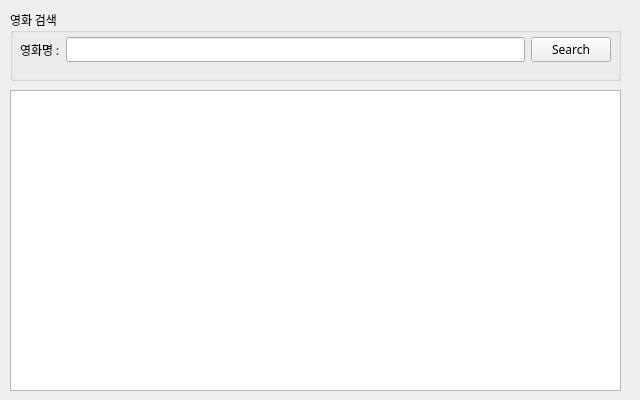
<?xml version="1.0" encoding="UTF-8"?>
<ui version="4.0">
 <class>FrmMain</class>
 <widget class="QWidget" name="FrmMain">
  <property name="geometry">
   <rect>
    <x>0</x>
    <y>0</y>
    <width>640</width>
    <height>400</height>
   </rect>
  </property>
  <property name="sizePolicy">
   <sizepolicy hsizetype="Fixed" vsizetype="Fixed">
    <horstretch>0</horstretch>
    <verstretch>0</verstretch>
   </sizepolicy>
  </property>
  <property name="minimumSize">
   <size>
    <width>640</width>
    <height>400</height>
   </size>
  </property>
  <property name="maximumSize">
   <size>
    <width>640</width>
    <height>400</height>
   </size>
  </property>
  <property name="font">
   <font>
    <family>나눔고딕</family>
   </font>
  </property>
  <property name="windowTitle">
   <string>NaverMovieSearchApp</string>
  </property>
  <widget class="QWidget" name="verticalLayoutWidget">
   <property name="geometry">
    <rect>
     <x>10</x>
     <y>10</y>
     <width>611</width>
     <height>71</height>
    </rect>
   </property>
   <layout class="QVBoxLayout" name="searchLayout">
    <item>
     <widget class="QGroupBox" name="groupBox">
      <property name="title">
       <string>영화 검색</string>
      </property>
      <widget class="QWidget" name="layoutWidget">
       <property name="geometry">
        <rect>
         <x>10</x>
         <y>24</y>
         <width>591</width>
         <height>31</height>
        </rect>
       </property>
       <layout class="QHBoxLayout" name="horizontalLayout">
        <item>
         <widget class="QLabel" name="label">
          <property name="text">
           <string>영화명 :</string>
          </property>
         </widget>
        </item>
        <item>
         <widget class="QLineEdit" name="txtSearch"/>
        </item>
        <item>
         <widget class="QPushButton" name="btnSearch">
          <property name="text">
           <string>Search</string>
          </property>
         </widget>
        </item>
       </layout>
      </widget>
     </widget>
    </item>
   </layout>
  </widget>
  <widget class="QWidget" name="verticalLayoutWidget_2">
   <property name="geometry">
    <rect>
     <x>10</x>
     <y>90</y>
     <width>611</width>
     <height>301</height>
    </rect>
   </property>
   <layout class="QVBoxLayout" name="resultLayout">
    <item>
     <widget class="QTableWidget" name="tblResult">
      <property name="font">
       <font>
        <family>나눔고딕</family>
       </font>
      </property>
     </widget>
    </item>
   </layout>
  </widget>
 </widget>
 <resources/>
 <connections/>
</ui>
